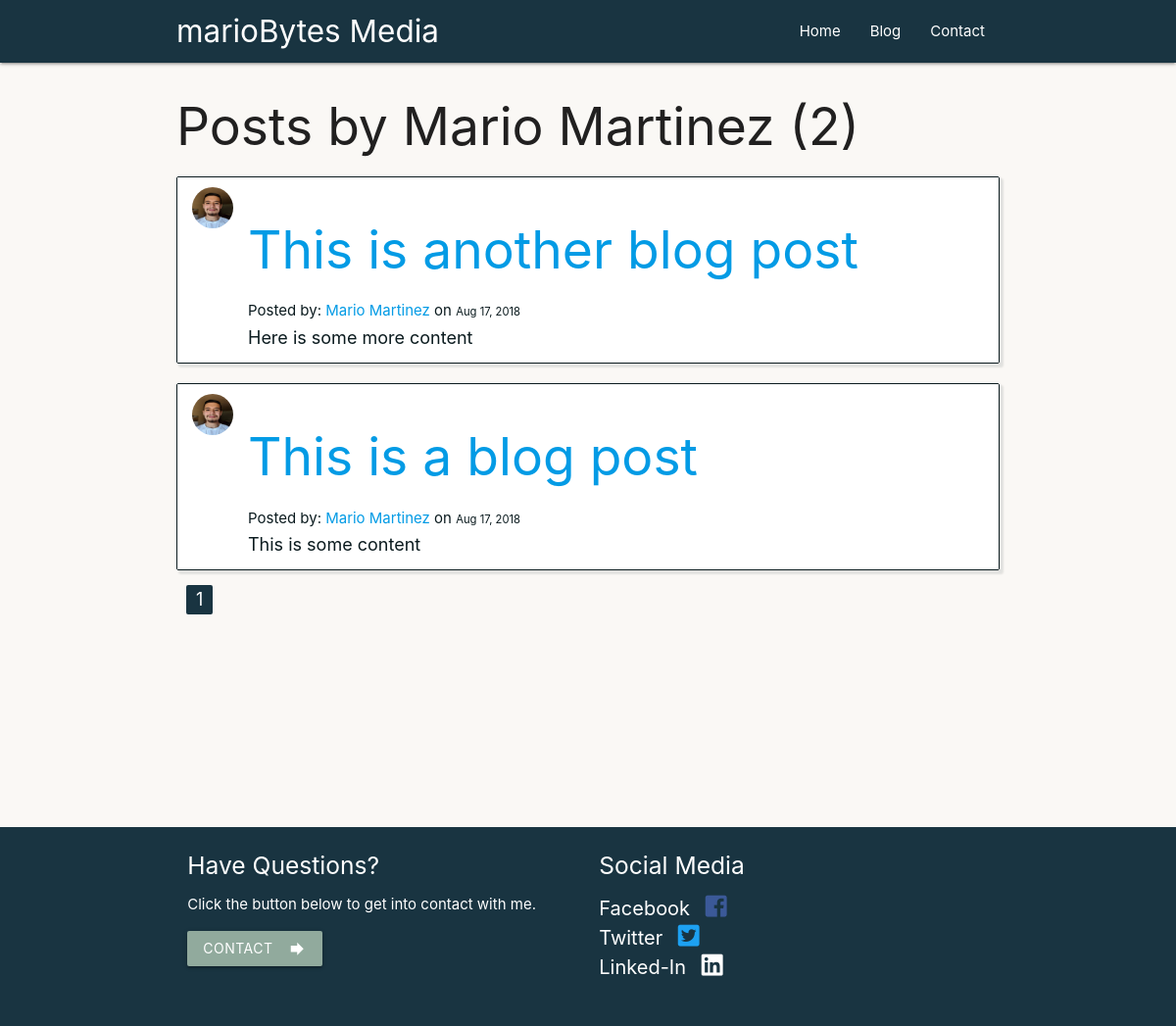
Page /user/Mario Martinez on the committed database.
### app/models.py (models this page shows, shortened)
class User(db.Model, UserMixin):
    id = db.Column(db.Integer, primary_key=True)
    username = db.Column(db.String(20), unique=True, nullable=False)
    email = db.Column(db.String(120), unique=True, nullable=False)
    image_file = db.Column(db.String(20), unique=False, nullable=False, default='default.jpg')
    password = db.Column(db.String(60), nullable=False)
    posts = db.relationship('Post', backref='author', lazy=True)

class Post(db.Model):
    id = db.Column(db.Integer, primary_key=True)
    title = db.Column(db.String(100), nullable=False)
    date_posted = db.Column(db.DateTime, nullable=False, default=datetime.utcnow)
    content = db.Column(db.Text, nullable=False)
    user_id = db.Column(db.Integer, db.ForeignKey('user.id'), nullable=False)

### app/routes.py (the view)
@app.route('/user/<string:username>')
def user_posts(username):
    page = request.args.get('page', 1, type=int)
    user = User.query.filter_by(username=username).first_or_404()
    posts = Post.query.filter_by(author=user)\
        .order_by(Post.date_posted.desc())\
        .paginate(page=page, per_page=5)
    return render_template('user_post.html', posts=posts, user=user)

### app/templates/user_post.html (shortened to what this page needs)
{% extends 'layout.html' %}
{% block content %}
    <div class="container">
        <h2>Posts by {{ user.username }} ({{ posts.total }})</h2>
    </div>
    {% for post in posts.items %}
        <div class="container">
            <ul class="collection">
                <li class="collection-item avatar">
                    <img src="{{ url_for('static', filename='pictures/' + post.author.image_file) }}" class="circle">
                    <div class="blog-content">
                        <h2>
                            <a href="{{ url_for('post', post_id=post.id) }}">{{ post.title }}</a>
                        </h2>
                        <p class="info">
                            Posted by: <a href="{{ url_for('user_posts', username=post.author.username) }}">{{ post.author.username }}</a> on <small>{{ post.date_posted.strftime('%b %d, %Y') }}</small>
                        </p>
                        <p class="post-content">{{ post.content }}</p>
                    </div>
                </li>
            </ul>
        </div>
    {% endfor %}
        <div class="container">
            {% for page_num in posts.iter_pages(left_edge=1, right_edge=1, left_current=1, right_current=2) %}
                {% if page_num %}
                    {% if posts.page == page_num %}
                    <ul class="pagination" style="display: inline; margin: 10px;">
                        <li class="active" style="background: #193441;">
                            <a href="{{ url_for('user_posts', username=user.username, page=page_num) }}">{{ page_num }}</a>
                        </li>
                    {% else %}
                        <li class="waves-effect">
                            <a href="{{ url_for('user_posts', username=user.username, page=page_num) }}">{{ page_num }}</a>
                        </li>
                    </ul>
                    {% endif %}
                {% endif %}
            {% endfor %}
        </div>
{% endblock content %}

### app/static/css/style.css (style rules this page uses)
body { background-color: #faf8f5;"; font-family: 'Montserrat', sans-serif; position: relative; margin: 0; padding-bottom: 28rem; min-height: 100%; }
.post-content { line-height: 30px; font-size: larger; font-weight: normal; }
.collection-item { color: #0B1B1F; }
.collection { border: 1px solid #0B1B1F; margin-top: 20px; box-shadow: 3px 3px 2px 1px rgba(11, 27, 31, .1); }
.active { color: #3E606F !important; }

### rows in the picture
User: username "Mario Martinez"
Post: image_file (picture), title "This is another blog post", author.username "Mario Martinez", date_posted "Aug 17, 2018", content "Here is some more content"
Post: image_file (picture), title "This is a blog post", author.username "Mario Martinez", date_posted "Aug 17, 2018", content "This is some content"

### other values in the picture
{{ posts.total }} "2"
{{ page_num }} "1"
